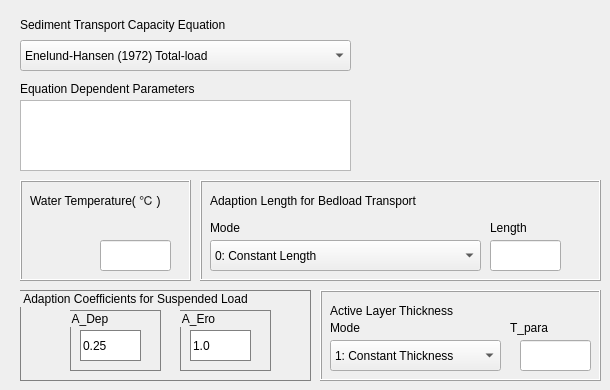
       <widget class="QWidget" name="sediTransportTab">
        <attribute name="title">
         <string>Sediment Transport Capacity</string>
        </attribute>
        <widget class="QFrame" name="frame_7">
         <property name="geometry">
          <rect>
           <x>20</x>
           <y>180</y>
           <width>171</width>
           <height>101</height>
          </rect>
         </property>
         <property name="frameShape">
          <enum>QFrame::Box</enum>
         </property>
         <property name="frameShadow">
          <enum>QFrame::Raised</enum>
         </property>
         <widget class="QLabel" name="label_65">
          <property name="geometry">
           <rect>
            <x>10</x>
            <y>10</y>
            <width>151</width>
            <height>21</height>
           </rect>
          </property>
          <property name="frameShape">
           <enum>QFrame::NoFrame</enum>
          </property>
          <property name="text">
           <string>&lt;html&gt;&lt;head/&gt;&lt;body&gt;&lt;p&gt;Water Temperature( ℃ )&lt;/p&gt;&lt;/body&gt;&lt;/html&gt;</string>
          </property>
         </widget>
         <widget class="QLineEdit" name="watTempEdit_2">
          <property name="geometry">
           <rect>
            <x>80</x>
            <y>60</y>
            <width>71</width>
            <height>31</height>
           </rect>
          </property>
         </widget>
        </widget>
        <widget class="QFrame" name="frame_8">
         <property name="geometry">
          <rect>
           <x>200</x>
           <y>180</y>
           <width>401</width>
           <height>101</height>
          </rect>
         </property>
         <property name="frameShape">
          <enum>QFrame::Box</enum>
         </property>
         <property name="frameShadow">
          <enum>QFrame::Raised</enum>
         </property>
         <widget class="QLabel" name="label_66">
          <property name="geometry">
           <rect>
            <x>10</x>
            <y>10</y>
            <width>231</width>
            <height>21</height>
           </rect>
          </property>
          <property name="text">
           <string>Adaption Length for Bedload Transport</string>
          </property>
         </widget>
         <widget class="QComboBox" name="adaptionLenCombo">
          <property name="geometry">
           <rect>
            <x>10</x>
            <y>60</y>
            <width>271</width>
            <height>31</height>
           </rect>
          </property>
          <item>
           <property name="text">
            <string>0: Constant Length</string>
           </property>
          </item>
          <item>
           <property name="text">
            <string>1: Philip-Sutherland Saltation Length</string>
           </property>
          </item>
          <item>
           <property name="text">
            <string>2: van Rijn Sand Dune Formula</string>
           </property>
          </item>
          <item>
           <property name="text">
            <string>3: van Rijn Saltation Length Formula</string>
           </property>
          </item>
          <item>
           <property name="text">
            <string>4: Seminara et al. (2002) Formula</string>
           </property>
          </item>
         </widget>
         <widget class="QLineEdit" name="bLoadAdaptionLenEdit">
          <property name="geometry">
           <rect>
            <x>290</x>
            <y>60</y>
            <width>71</width>
            <height>31</height>
           </rect>
          </property>
         </widget>
         <widget class="QLabel" name="label_67">
          <property name="geometry">
           <rect>
            <x>10</x>
            <y>40</y>
            <width>58</width>
            <height>15</height>
           </rect>
          </property>
          <property name="text">
           <string>Mode</string>
          </property>
         </widget>
         <widget class="QLabel" name="label_68">
          <property name="geometry">
           <rect>
            <x>290</x>
            <y>40</y>
            <width>58</width>
            <height>15</height>
           </rect>
          </property>
          <property name="text">
           <string>Length</string>
          </property>
         </widget>
        </widget>
        <widget class="QTableWidget" name="eqDependentTable">
         <property name="geometry">
          <rect>
           <x>20</x>
           <y>100</y>
           <width>331</width>
           <height>71</height>
          </rect>
         </property>
        </widget>
        <widget class="QLabel" name="label_EqnParameter">
         <property name="geometry">
          <rect>
           <x>20</x>
           <y>80</y>
           <width>211</width>
           <height>18</height>
          </rect>
         </property>
         <property name="font">
          <font>
           <pointsize>9</pointsize>
          </font>
         </property>
         <property name="text">
          <string>Equation Dependent Parameters</string>
         </property>
        </widget>
        <widget class="QLabel" name="label_69">
         <property name="geometry">
          <rect>
           <x>20</x>
           <y>14</y>
           <width>331</width>
           <height>21</height>
          </rect>
         </property>
         <property name="text">
          <string>Sediment Transport Capacity Equation</string>
         </property>
        </widget>
        <widget class="QFrame" name="frame_9">
         <property name="geometry">
          <rect>
           <x>320</x>
           <y>290</y>
           <width>281</width>
           <height>91</height>
          </rect>
         </property>
         <property name="frameShape">
          <enum>QFrame::Box</enum>
         </property>
         <property name="frameShadow">
          <enum>QFrame::Raised</enum>
         </property>
         <widget class="QLabel" name="label_70">
          <property name="geometry">
           <rect>
            <x>10</x>
            <y>10</y>
            <width>171</width>
            <height>21</height>
           </rect>
          </property>
          <property name="text">
           <string>Active Layer Thickness</string>
          </property>
         </widget>
         <widget class="QComboBox" name="aTMode">
          <property name="geometry">
           <rect>
            <x>10</x>
            <y>50</y>
            <width>171</width>
            <height>31</height>
           </rect>
          </property>
          <item>
           <property name="text">
            <string>1: Constant Thickness</string>
           </property>
          </item>
          <item>
           <property name="text">
            <string>2: Using T_Para * D_90</string>
           </property>
          </item>
         </widget>
         <widget class="QLabel" name="label_71">
          <property name="geometry">
           <rect>
            <x>10</x>
            <y>30</y>
            <width>58</width>
            <height>15</height>
           </rect>
          </property>
          <property name="text">
           <string>Mode</string>
          </property>
         </widget>
         <widget class="QLabel" name="label_72">
          <property name="geometry">
           <rect>
            <x>190</x>
            <y>30</y>
            <width>71</width>
            <height>15</height>
           </rect>
          </property>
          <property name="text">
           <string>T_para</string>
          </property>
          <property name="scaledContents">
           <bool>false</bool>
          </property>
         </widget>
         <widget class="QLineEdit" name="tParaEdit_2">
          <property name="geometry">
           <rect>
            <x>200</x>
            <y>50</y>
            <width>71</width>
            <height>31</height>
           </rect>
          </property>
         </widget>
        </widget>
        <widget class="QComboBox" name="capacityEqnCombo">
         <property name="geometry">
          <rect>
           <x>20</x>
           <y>40</y>
           <width>331</width>
           <height>31</height>
          </rect>
         </property>
         <item>
          <property name="text">
           <string>Enelund-Hansen (1972) Total-load</string>
          </property>
         </item>
         <item>
          <property name="text">
           <string>Meyer-Peter-Muller (1948) Bed-load</string>
          </property>
         </item>
         <item>
          <property name="text">
           <string>Parker (1990) Bed-load</string>
          </property>
         </item>
         <item>
          <property name="text">
           <string>Wilcock (2003) Bed-load</string>
          </property>
         </item>
         <item>
          <property name="text">
           <string>Wu (2000) Bed material load</string>
          </property>
         </item>
         <item>
          <property name="text">
           <string>Yang (1973) Gravel total load</string>
          </property>
         </item>
         <item>
          <property name="text">
           <string>Yang (1979) Gravel total load</string>
          </property>
         </item>
         <item>
          <property name="text">
           <string>Ackers-White (1973) Total load</string>
          </property>
         </item>
         <item>
          <property name="text">
           <string>Rijn (1984) Bed-load</string>
          </property>
         </item>
         <item>
          <property name="text">
           <string>Seminara (2002)</string>
          </property>
         </item>
         <item>
          <property name="text">
           <string>Bagnold (1980) Bed-load</string>
          </property>
         </item>
         <item>
          <property name="text">
           <string>Trinity (Gaeuman et al.(2009) Bed-load)</string>
          </property>
         </item>
         <item>
          <property name="text">
           <string>Kuo (1984-1988) Bed-load</string>
          </property>
         </item>
        </widget>
        <widget class="QGroupBox" name="groupBox_16">
         <property name="geometry">
          <rect>
           <x>20</x>
           <y>290</y>
           <width>291</width>
           <height>91</height>
          </rect>
         </property>
         <property name="styleSheet">
          <string notr="true">border: 1px solid gray</string>
         </property>
         <property name="title">
          <string>Adaption Coefficients for Suspended Load</string>
         </property>
         <widget class="QGroupBox" name="groupBox_19">
          <property name="geometry">
           <rect>
            <x>50</x>
            <y>20</y>
            <width>91</width>
            <height>61</height>
           </rect>
          </property>
          <property name="title">
           <string>A_Dep</string>
          </property>
          <widget class="QLineEdit" name="suspCoefEdit">
           <property name="geometry">
            <rect>
             <x>10</x>
             <y>20</y>
             <width>61</width>
             <height>31</height>
            </rect>
           </property>
           <property name="text">
            <string>0.25</string>
           </property>
          </widget>
         </widget>
         <widget class="QGroupBox" name="groupBox_20">
          <property name="geometry">
           <rect>
            <x>160</x>
            <y>20</y>
            <width>91</width>
            <height>61</height>
           </rect>
          </property>
          <property name="title">
           <string>A_Ero</string>
          </property>
          <widget class="QLineEdit" name="bedLoadCoefEdit">
           <property name="geometry">
            <rect>
             <x>10</x>
             <y>20</y>
             <width>61</width>
             <height>31</height>
            </rect>
           </property>
           <property name="text">
            <string>1.0</string>
           </property>
          </widget>
         </widget>
        </widget>
       </widget>
